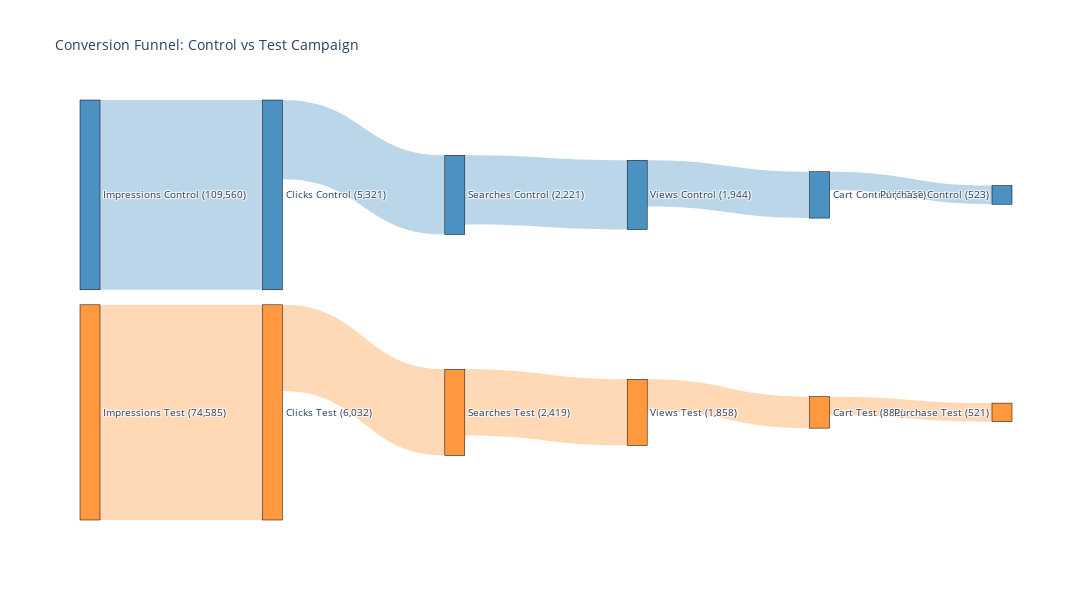

Notebook code cell kept with this figure:
### Code cell
sankey_diagram = create_conversion_sankey(ctrl_grp, test_grp)
sankey_diagram.show()

### Figure 1 — Plotly figure (JSON) as saved in the notebook; plotly's stock layout.template omitted (floating-point values rounded to 4 significant figures)
{"data": [{"link": {"color": ["rgba(31, 119, 180, 0.3)", "rgba(31, 119, 180, 0.3)", "rgba(31, 119, 180, 0.3)", "rgba(31, 119, 180, 0.3)", "rgba(31, 119, 180, 0.3)", "rgba(255, 127, 14, 0.3)", "rgba(255, 127, 14, 0.3)", "rgba(255, 127, 14, 0.3)", "rgba(255, 127, 14, 0.3)", "rgba(255, 127, 14, 0.3)"], "customdata": ["Control: 4.9%", "Control: 41.7%", "Control: 87.5%", "Control: 66.9%", "Control: 40.2%", "Test: 8.1%", "Test: 40.1%", "Test: 76.8%", "Test: 47.4%", "Test: 59.1%"], "hovertemplate": "%{customdata}<extra></extra>", "source": [0, 1, 2, 3, 4, 6, 7, 8, 9, 10], "target": [1, 2, 3, 4, 5, 7, 8, 9, 10, 11], "value": [5321.0, 2221.0, 1944.0, 1300, 522.8, 6032.0, 2419.0, 1858, 881.5, 521.2]}, "node": {"color": ["rgba(31, 119, 180, 0.8)", "rgba(31, 119, 180, 0.8)", "rgba(31, 119, 180, 0.8)", "rgba(31, 119, 180, 0.8)", "rgba(31, 119, 180, 0.8)", "rgba(31, 119, 180, 0.8)", "rgba(255, 127, 14, 0.8)", "rgba(255, 127, 14, 0.8)", "rgba(255, 127, 14, 0.8)", "rgba(255, 127, 14, 0.8)", "rgba(255, 127, 14, 0.8)", "rgba(255, 127, 14, 0.8)"], "label": ["Impressions\nControl\n(109,560)", "Clicks\nControl\n(5,321)", "Searches\nControl\n(2,221)", "Views\nControl\n(1,944)", "Cart\nControl\n(1,300)", "Purchase\nControl\n(523)", "Impressions\nTest\n(74,585)", "Clicks\nTest\n(6,032)", "Searches\nTest\n(2,419)", "Views\nTest\n(1,858)", "Cart\nTest\n(882)", "Purchase\nTest\n(521)"], "line": {"color": "black", "width": 0.5}, "pad": 15, "thickness": 20}, "type": "sankey"}], "layout": {"font": {"size": 10}, "height": 600, "showlegend": false, "title": {"text": "Conversion Funnel: Control vs Test Campaign"}, "width": 1200}}
